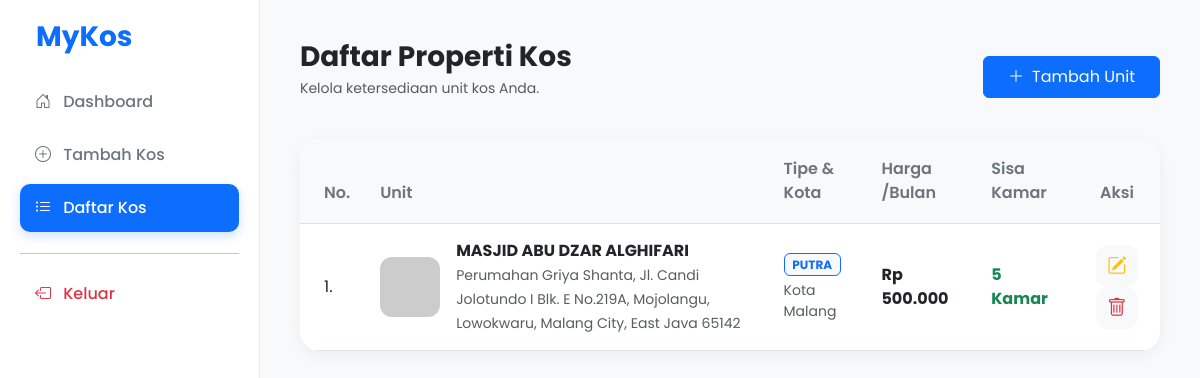
The page /backend_api/web/pemilik/daftar_kos.php (signed in) on the database its author committed.
### tables this page shows
CREATE TABLE `kos` (
  `id_kos` int NOT NULL,
  `id_pemilik` int DEFAULT NULL,
  `nama_kos` varchar(100) NOT NULL,
  `tipe_kos` enum('putra','putri','campur') NOT NULL,
  `alamat_lengkap` text NOT NULL,
  `kota` varchar(50) NOT NULL,
  `harga_per_bulan` decimal(10,2) NOT NULL,
  `deskripsi` text,
  `link_maps` text,
  `fasilitas_utama` text,
  `jumlah_kamar` int DEFAULT '0',
  `no_hp_kos` varchar(15) DEFAULT NULL,
  `peraturan_kos` text,
  `status_tersedia` tinyint(1) DEFAULT '1',
  `area_sekitar_kos` text
);

### backend_api/web/pemilik/daftar_kos.php (the view, shortened to what this page needs)
<?php
require_once '../../config/database.php';
$id_pemilik = $_SESSION['user_id'];
$query = "SELECT k.*,
          (SELECT file_nama FROM foto_kos WHERE id_kos = k.id_kos LIMIT 1) as foto_utama
          FROM kos k
          WHERE k.id_pemilik = ?
          ORDER BY k.id_kos DESC";
$stmt = $conn->prepare($query);
$stmt->execute([$id_pemilik]);
$daftar_kos = $stmt->fetchAll();
?>
<!DOCTYPE html>
<html lang="id">
<head>
    <link href="https://cdn.jsdelivr.net/npm/bootstrap@5.3.0/dist/css/bootstrap.min.css" rel="stylesheet">
    <link rel="stylesheet" href="https://cdn.jsdelivr.net/npm/bootstrap-icons@1.11.1/font/bootstrap-icons.css">
    <link rel="stylesheet" href="../../web/style.css">
</head>
<body>
<?php include 'sidebar.php'; ?>
<div class="main-content">
    <div class="d-flex justify-content-between align-items-center mb-4">
        <div>
            <h3 class="fw-bold mb-1">Daftar Properti Kos</h3>
            <p class="text-muted small">Kelola ketersediaan unit kos Anda.</p>
        </div>
        <a href="tambah_kos.php" class="btn btn-primary px-4 py-2">
            <i class="bi bi-plus-lg me-2"></i>Tambah Unit
        </a>
    </div>
    <div class="card shadow-sm">
        <div class="table-responsive">
            <table class="table mb-0">
                <thead>
                    <tr>
                        <th class="ps-4">No.</th> <th>Unit</th>
                        <th>Tipe & Kota</th>
                        <th>Harga /Bulan</th>
                        <th>Sisa Kamar</th>
                        <th class="text-center">Aksi</th>
                    </tr>
                </thead>
                <tbody>
                    <?php if (count($daftar_kos) > 0): ?>
                        <?php
                        $no = 1;
                        foreach ($daftar_kos as $row):
                        ?>
                            <tr>
                                <td class="ps-4 align-middle"><?= $no++ ?>.</td> <td>
                                    <div class="d-flex align-items-center">
                                        <?php
                                            $path = "../../uploads/kos/" . $row['foto_utama'];
                                            $foto = (!empty($row['foto_utama']) && file_exists($path)) ? $path : "https://via.placeholder.com/80";
                                        ?>
                                        <img src="<?= $foto ?>" class="img-thumbnail-custom me-3" alt="Foto">
                                        <div>
                                            <div class="fw-bold text-dark"><?= htmlspecialchars($row['nama_kos']) ?></div>
                                            <small class="text-muted"><?= htmlspecialchars($row['alamat_lengkap']) ?></small>
                                        </div>
                                    </div>
                                </td>
                                <td class="align-middle">
                                    <span class="badge bg-light text-primary border border-primary mb-1"><?= strtoupper($row['tipe_kos']) ?></span>
                                    <div class="small text-muted"><?= htmlspecialchars($row['kota']) ?></div>
                                </td>
                                <td class="align-middle"><div class="fw-bold text-dark">Rp <?= number_format($row['harga_per_bulan'], 0, ',', '.') ?></div></td>
                                <td class="align-middle"><?= ($row['jumlah_kamar'] > 0) ? '<span class="text-success fw-bold">'.$row['jumlah_kamar'].' Kamar</span>' : '<span class="text-danger fw-bold">Penuh</span>' ?></td>
                                <td class="text-center align-middle">
                                    <a href="edit_kos.php?id=<?= $row['id_kos'] ?>" class="btn btn-outline-warning btn-action">
                                        <i class="bi bi-pencil-square"></i>
                                    </a>
                                    <button onclick="siapkanHapus(<?= $row['id_kos'] ?>, '<?= htmlspecialchars($row['nama_kos'], ENT_QUOTES) ?>')"
                                            class="btn btn-outline-danger btn-action"
                                            data-bs-toggle="modal"
                                            data-bs-target="#modalHapus"
                                            title="Hapus">
                                        <i class="bi bi-trash"></i>
                                    </button>
                                </td>
                            </tr>
                        <?php endforeach; ?>
                    <?php else: ?>
                        <tr><td colspan="6" class="text-center py-5">Belum ada unit.</td></tr>
                    <?php endif; ?>
                </tbody>
            </table>
        </div>
    </div>
</div>
</body>
</html>

### backend_api/web/style.css (style rules this page uses)
body { background-color: #f8f9fa; font-family: 'Poppins', sans-serif; display: flex; margin: 0; min-height: 100vh; }
.main-content { margin-left: 260px; width: calc(100% - 260px); padding: 40px; min-height: 100vh; }
.card { border-radius: 20px !important; border: none !important; overflow: hidden !important; box-shadow: 0 4px 15px rgba(0,0,0,0.05) !important; background-color: #fff; }
.table-responsive { border-radius: 20px !important; overflow: hidden !important; }
.table { margin-bottom: 0 !important; border-collapse: separate !important; border-spacing: 0 !important; }
.table thead th { background-color: #f8f9fa !important; padding: 18px 15px; border-top: none !important; font-weight: 600; color: #6c757d; }
.table tbody td { padding: 15px; vertical-align: middle; }
.btn-action { width: 38px; height: 38px; display: inline-flex; align-items: center; justify-content: center; border-radius: 12px; transition: 0.2s; background: #f8f9fa; border: none; }
.img-thumbnail-custom { width: 60px; height: 60px; object-fit: cover; border-radius: 12px; }
.btn-action { width: 42px; height: 42px; display: inline-flex; align-items: center; justify-content: center; border-radius: 12px; border: none; background: #f8f9fa; transition: all 0.2s ease; text-decoration: none; }
.btn-action i { font-size: 1.2rem; line-height: 1; }

### rows shown on the page
kos: nama_kos "MASJID ABU DZAR ALGHIFARI", alamat_lengkap "Perumahan Griya Shanta, Jl. Candi Jolotundo I Blk. E No.219A, Mojolangu, Lowokwaru, Malang City, East Java 65142", tipe_kos "PUTRA", kota "Kota Malang", harga_per_bulan "500.000", jumlah_kamar "5"
